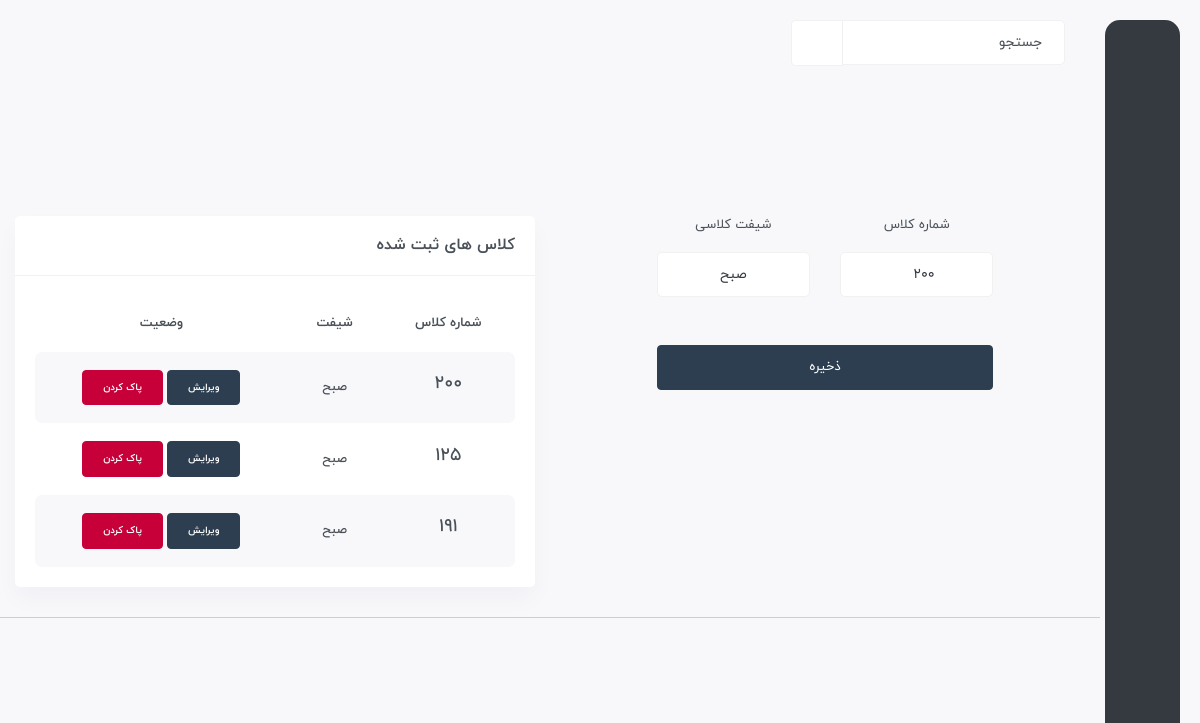
/edited/edit-class/200/صبح (signed in), run on the app's committed database.
### Student/models.py (models this page shows, shortened)
class Class(models.Model):
    number = models.IntegerField()
    shift = models.CharField(choices=SHIFT, max_length=3)

### Student/views.py (the view)
class EditClassView(LoginRequiredMixin, generic.UpdateView):
    login_url = 'account:login'
    template_name = 'create-class.html'
    context_object_name = 'form'
    form_class = forms.ClassForm
    model = models.Class
    success_url = reverse_lazy('student:create-class')
    def get_context_data(self, **kwargs):
        context = super().get_context_data(**kwargs)
        context['class'] = models.Class.objects.all()
        return context
    def get_object(self, queryset=None):
        return self.model.objects.get(number=self.kwargs['number'], shift=self.kwargs['shift'])

### Student/forms.py
class ClassForm(forms.ModelForm):
    def __init__(self, *args, **kwargs):
        super(ClassForm, self).__init__(*args, **kwargs)
        self.fields['number'].widget.attrs.update({'class': 'form-control text-center mt-3'})
        self.fields['shift'].widget.attrs.update({'class': 'form-control text-center mt-3'})
    class Meta:
        model = models.Class
        fields = '__all__'

### Student/templates/create-class.html (shortened to what this page needs)
{% extends 'base.html' %}
{% load static %}
{% load jalali_tags %}
{% block body %}
	<div id="main-wrapper">
	    <div class="content-body">
            <div class="container">
                <div class="row mt-5 d-flex justify-content-bettwen">
                    <div class="col-md-12 col-sm-12 col-lg-6 col-xl-6 col-12 mt-5">
                        <form action="" method="post">
                            <div class="row d-flex justify-content-center text-center">
                                <div class="col-md-8">
                                    <div class="col-md-12">
                                        <div class="row">
                                            <div class="col-md-6">
                                                <label for="">شماره کلاس</label>
                                                {{ form.number }}
                                            </div>
                                            <div class="col-md-6">
                                                <label for=""> شیفت کلاسی</label>
                                                {{ form.shift }}
                                            </div>
                                        </div>
                                        <button class="btn btn-primary btn-block mt-5 mb-5">ذخیره</button>
                                    </div>
                                </div>
                            </div>
                        </form>
                    </div>
                    <div class="col-md-12 col-sm-12 col-lg-6 col-xl-6 col-12 mt-5">
                        <div class="card">
                        <div class="card-header align-items-center">
                            <h4 class="card-title">کلاس های ثبت شده</h4>
                        </div>
                        <div class="card-body">
                            <div class="table-responsive">
                            <table class="table table-striped responsive-table text-center">
                                <thead>
                                <tr>
                                    <th>شماره کلاس</th>
                                    <th>شیفت</th>
                                    <th>وضعیت</th>
                                </tr>
                                </thead>
                                <tbody>
                                    {% for c in class %}
                                        <tr>
                                            <td>
                                            <h4>{{ c.number }}</h4>
                                            </td>
                                            <td>{{ c.shift }}</td>
                                            <td>
                                                <a class="btn badge btn-primary" href="{% url 'student:edit-class' c.number c.shift %}">ویرایش</a>
                                                <button type="button" class="btn badge btn-danger" data-bs-toggle="modal" data-bs-target="#staticBackdrop-{{ c.id }}">
                                                    پاک کردن
                                                </button>
                                            </td>
                                        </tr>
                                    {% endfor %}
                                </tbody>
                            </table>
                            </div>
                        </div>
                        </div>
                    </div>
                    <hr>
                </div>
            </div>
	    </div>
	</div>
{% endblock %}

### data on the page
Class: number "200", shift "صبح"
Class: number "125", shift "صبح"
Class: number "191", shift "صبح"
